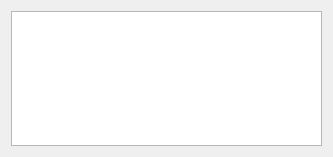
<?xml version="1.0" encoding="UTF-8"?>
<ui version="4.0">
 <class>ColorTransferFunctionEditWidget</class>
 <widget class="QWidget" name="ColorTransferFunctionEditWidget">
  <property name="geometry">
   <rect>
    <x>0</x>
    <y>0</y>
    <width>333</width>
    <height>157</height>
   </rect>
  </property>
  <property name="windowTitle">
   <string>Form</string>
  </property>
  <layout class="QVBoxLayout" name="verticalLayout">
   <item>
    <widget class="QTableWidget" name="tableWidget"/>
   </item>
  </layout>
 </widget>
 <resources/>
 <connections/>
</ui>
